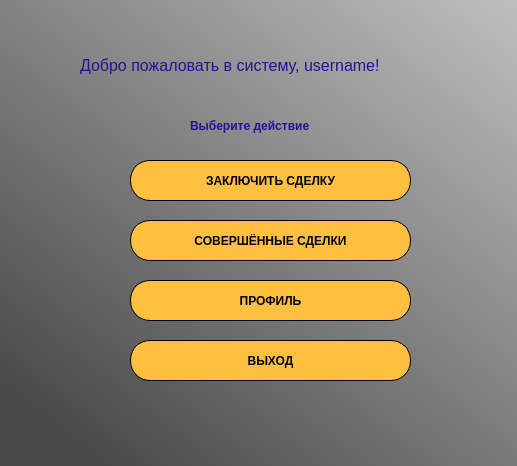
<?xml version="1.0" encoding="UTF-8"?>
<ui version="4.0">
 <class>ClientWindow</class>
 <widget class="QMainWindow" name="ClientWindow">
  <property name="geometry">
   <rect>
    <x>0</x>
    <y>0</y>
    <width>517</width>
    <height>466</height>
   </rect>
  </property>
  <property name="windowTitle">
   <string>MainWindow</string>
  </property>
  <widget class="QWidget" name="centralwidget">
   <widget class="QLabel" name="label">
    <property name="geometry">
     <rect>
      <x>-6</x>
      <y>-5</y>
      <width>631</width>
      <height>481</height>
     </rect>
    </property>
    <property name="styleSheet">
     <string notr="true">background-color: qlineargradient(spread:reflect, x1:0.0201244, y1:0.96, x2:1, y2:0, stop:0.0746269 rgba(74, 74, 74, 255), stop:0.950249 rgba(197, 197, 197, 255));</string>
    </property>
    <property name="text">
     <string/>
    </property>
   </widget>
   <widget class="QPushButton" name="completedDealsBtn">
    <property name="geometry">
     <rect>
      <x>130</x>
      <y>220</y>
      <width>281</width>
      <height>41</height>
     </rect>
    </property>
    <property name="font">
     <font>
      <weight>75</weight>
      <bold>true</bold>
     </font>
    </property>
    <property name="styleSheet">
     <string notr="true">border-color: rgb(255, 249, 62);
border-radius: 20px;
background-color: rgb(255, 192, 66);
border: 1px solid #000000</string>
    </property>
    <property name="text">
     <string>СОВЕРШЁННЫЕ СДЕЛКИ</string>
    </property>
   </widget>
   <widget class="QPushButton" name="exitBtn">
    <property name="geometry">
     <rect>
      <x>130</x>
      <y>340</y>
      <width>281</width>
      <height>41</height>
     </rect>
    </property>
    <property name="font">
     <font>
      <weight>75</weight>
      <bold>true</bold>
     </font>
    </property>
    <property name="styleSheet">
     <string notr="true">border-color: rgb(255, 249, 62);
border-radius: 20px;
background-color: rgb(255, 192, 66);
border: 1px solid #000000</string>
    </property>
    <property name="text">
     <string>ВЫХОД</string>
    </property>
   </widget>
   <widget class="QPushButton" name="makeDealBtn">
    <property name="geometry">
     <rect>
      <x>130</x>
      <y>160</y>
      <width>281</width>
      <height>41</height>
     </rect>
    </property>
    <property name="font">
     <font>
      <weight>75</weight>
      <bold>true</bold>
     </font>
    </property>
    <property name="styleSheet">
     <string notr="true">border-color: rgb(255, 249, 62);
border-radius: 20px;
background-color: rgb(255, 192, 66);
border: 1px solid #000000</string>
    </property>
    <property name="text">
     <string>ЗАКЛЮЧИТЬ СДЕЛКУ</string>
    </property>
   </widget>
   <widget class="QLabel" name="welcome">
    <property name="geometry">
     <rect>
      <x>80</x>
      <y>50</y>
      <width>381</width>
      <height>31</height>
     </rect>
    </property>
    <property name="font">
     <font>
      <pointsize>12</pointsize>
     </font>
    </property>
    <property name="styleSheet">
     <string notr="true">color: rgb(38, 18, 148);</string>
    </property>
    <property name="text">
     <string>Добро пожаловать в систему, username!</string>
    </property>
   </widget>
   <widget class="QLabel" name="label_3">
    <property name="geometry">
     <rect>
      <x>190</x>
      <y>110</y>
      <width>161</width>
      <height>31</height>
     </rect>
    </property>
    <property name="font">
     <font>
      <pointsize>9</pointsize>
      <weight>75</weight>
      <bold>true</bold>
     </font>
    </property>
    <property name="styleSheet">
     <string notr="true">color: rgb(38, 18, 148);</string>
    </property>
    <property name="text">
     <string>Выберите действие</string>
    </property>
   </widget>
   <widget class="QPushButton" name="profileBtn">
    <property name="geometry">
     <rect>
      <x>130</x>
      <y>280</y>
      <width>281</width>
      <height>41</height>
     </rect>
    </property>
    <property name="font">
     <font>
      <weight>75</weight>
      <bold>true</bold>
     </font>
    </property>
    <property name="styleSheet">
     <string notr="true">border-color: rgb(255, 249, 62);
border-radius: 20px;
background-color: rgb(255, 192, 66);
border: 1px solid #000000</string>
    </property>
    <property name="text">
     <string>ПРОФИЛЬ</string>
    </property>
   </widget>
  </widget>
 </widget>
 <resources/>
 <connections/>
</ui>
